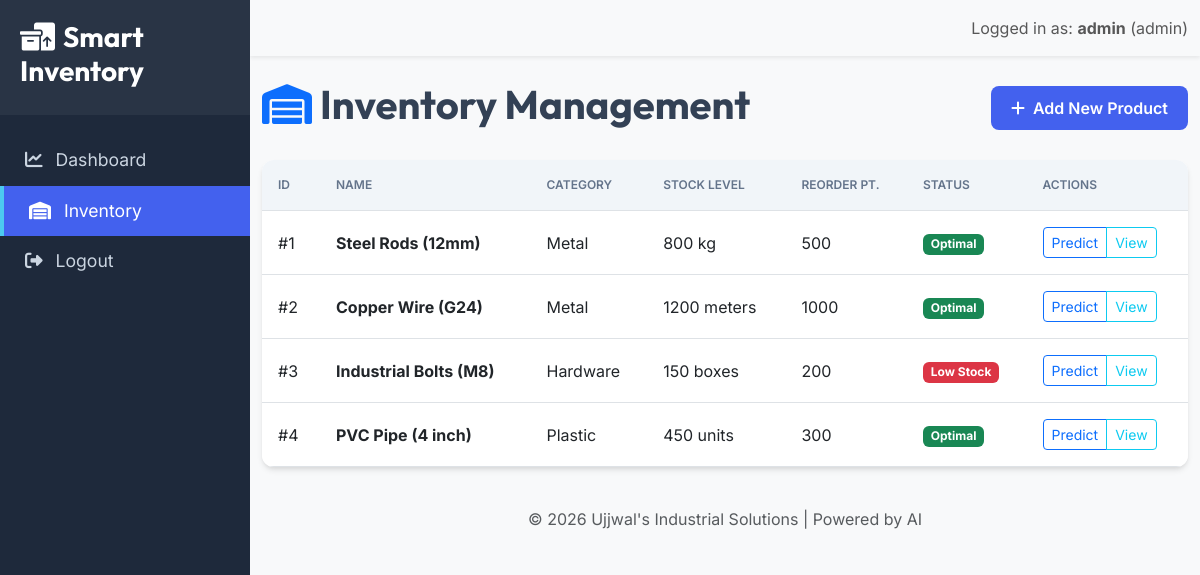
The page /inventory (signed in) on the database its author committed.
### app/models.py (models this page shows, shortened)
class User(UserMixin, db.Model):
    __tablename__ = 'users'
    id = db.Column(db.Integer, primary_key=True)
    username = db.Column(db.String(80), unique=True, nullable=False, index=True)
    password_hash = db.Column(db.String(255), nullable=False)
    role = db.Column(db.String(20), nullable=False, default='viewer')
    created_at = db.Column(db.DateTime, default=datetime.utcnow)

class Product(db.Model):
    __tablename__ = 'products'
    id = db.Column(db.Integer, primary_key=True)
    name = db.Column(db.String(200), unique=True, nullable=False, index=True)
    category = db.Column(db.String(100), nullable=False)
    unit = db.Column(db.String(50), nullable=False, default='units')
    reorder_point = db.Column(db.Integer, nullable=False, default=100)
    lead_time_days = db.Column(db.Integer, nullable=False, default=7)
    created_at = db.Column(db.DateTime, default=datetime.utcnow)
    inventory = db.relationship('Inventory', backref='product', lazy=True, cascade='all, delete-orphan')
    sales = db.relationship('Sales', backref='product', lazy=True, cascade='all, delete-orphan')
    predictions = db.relationship('Prediction', backref='product', lazy=True, cascade='all, delete-orphan')

class Inventory(db.Model):
    __tablename__ = 'inventory'
    id = db.Column(db.Integer, primary_key=True)
    product_id = db.Column(db.Integer, db.ForeignKey('products.id'), unique=True, nullable=False)
    quantity_in_stock = db.Column(db.Integer, nullable=False, default=0)
    warehouse_location = db.Column(db.String(100), default='Main Warehouse')
    last_updated = db.Column(db.DateTime, default=datetime.utcnow, onupdate=datetime.utcnow)

### app/routes/inventory.py (the view)
@inventory_bp.route('/inventory')
@login_required
def inventory_list():
    products = Product.query.all()
    return render_template('inventory.html', products=products)

### app/__init__.py (called while the page is built)
def create_app():
    app = Flask(__name__)
    app.config.from_object(Config)
    db.init_app(app)
    login_manager = LoginManager()
    login_manager.login_view = 'auth.login'
    login_manager.init_app(app)
    @login_manager.user_loader
    def load_user(user_id):
        return User.query.get(int(user_id))
    from .routes.auth import auth_bp
    from .routes.inventory import inventory_bp
    app.register_blueprint(auth_bp)
    app.register_blueprint(inventory_bp)
    with app.app_context():
        db.create_all()
    return app

### app/templates/inventory.html (shortened to what this page needs)
{% extends "base.html" %}
{% block content %}
<div class="d-flex justify-content-between align-items-center mb-4">
    <h1><i class="fas fa-warehouse me-2 text-primary"></i>Inventory Management</h1>
    <button class="btn btn-primary" data-bs-toggle="modal" data-bs-target="#addProductModal">
        <i class="fas fa-plus me-2"></i>Add New Product
    </button>
</div>
<div class="card">
    <div class="card-body p-0">
        <div class="table-responsive">
            <table class="table table-hover mb-0">
                <thead>
                    <tr>
                        <th>ID</th>
                        <th>Name</th>
                        <th>Category</th>
                        <th>Stock Level</th>
                        <th>Reorder Pt.</th>
                        <th>Status</th>
                        <th>Actions</th>
                    </tr>
                </thead>
                <tbody>
                    {% for product in products %}
                    <tr>
                        <td>#{{ product.id }}</td>
                        <td><strong>{{ product.name }}</strong></td>
                        <td>{{ product.category }}</td>
                        <td>{{ product.inventory[0].quantity_in_stock if product.inventory else 0 }} {{ product.unit }}</td>
                        <td>{{ product.reorder_point }}</td>
                        <td>
                            {% set stock = product.inventory[0].quantity_in_stock if product.inventory else 0 %}
                            {% if stock <= product.reorder_point %}
                            <span class="badge bg-danger">Low Stock</span>
                            {% else %}
                            <span class="badge bg-success">Optimal</span>
                            {% endif %}
                        </td>
                        <td>
                            <div class="btn-group">
                                <a href="{{ url_for('inventory.predict', product_id=product.id) }}" class="btn btn-sm btn-outline-primary">Predict</a>
                                <a href="{{ url_for('inventory.view_prediction', product_id=product.id) }}" class="btn btn-sm btn-outline-info">View</a>
                            </div>
                        </td>
                    </tr>
                    {% else %}
                    <tr>
                        <td colspan="7" class="text-center py-5 text-muted">No products found. Add your first product to get started.</td>
                    </tr>
                    {% endfor %}
                </tbody>
            </table>
        </div>
    </div>
</div>
{% endblock %}

### app/templates/base.html (shortened to what this page needs)
<!DOCTYPE html>
<html lang="en">
<head>
    <link href="https://cdn.jsdelivr.net/npm/bootstrap@5.3.0/dist/css/bootstrap.min.css" rel="stylesheet">
    <link rel="stylesheet" href="https://cdnjs.cloudflare.com/ajax/libs/font-awesome/6.4.0/css/all.min.css">
    <link rel="stylesheet" href="{{ url_for('static', filename='css/style.css') }}">
</head>
<body>
    <div class="wrapper">
        {% if current_user.is_authenticated %}
        <nav id="sidebar" class="sidebar">
            <div class="sidebar-header">
                <h3><i class="fas fa-boxes-packing me-2"></i>Smart Inventory</h3>
            </div>
            <ul class="list-unstyled components">
                <li class="{% if request.endpoint == 'inventory.dashboard' %}active{% endif %}">
                    <a href="{{ url_for('inventory.dashboard') }}"><i class="fas fa-chart-line me-2"></i> Dashboard</a>
                </li>
                <li class="{% if request.endpoint == 'inventory.inventory_list' %}active{% endif %}">
                    <a href="{{ url_for('inventory.inventory_list') }}"><i class="fas fa-warehouse me-2"></i> Inventory</a>
                </li>
                <li>
                    <a href="{{ url_for('auth.logout') }}"><i class="fas fa-sign-out-alt me-2"></i> Logout</a>
                </li>
            </ul>
        </nav>
        {% endif %}
        <div id="content" class="{% if current_user.is_authenticated %}with-sidebar{% endif %}">
            <nav class="navbar navbar-expand-lg navbar-light bg-light shadow-sm mb-4">
                <div class="container-fluid">
                    {% if current_user.is_authenticated %}
                    <span class="navbar-text ms-auto">
                        Logged in as: <strong>{{ current_user.username }}</strong> ({{ current_user.role }})
                    </span>
                    {% else %}
                    <a class="navbar-brand" href="/">Smart Inventory AI</a>
                    {% endif %}
                </div>
            </nav>
            <div class="container">
                {% block content %}{% endblock %}
            </div>
            <footer class="footer mt-auto py-3 bg-light text-center">
                <div class="container">
                    <span class="text-muted">© 2026 {{ config.COMPANY_NAME }} | Powered by AI</span>
                </div>
            </footer>
        </div>
    </div>
</body>
</html>

### app/static/css/style.css (style rules this page uses)
:root { --primary-color: #4361ee; --secondary-color: #3f37c9; --success-color: #4cc9f0; --danger-color: #f72585; --warning-color: #fb8500; --bg-color: #f8f9fa; --card-bg: #ffffff; --sidebar-bg: #1e293b; --text-main: #334155; --text-muted: #64748b; --font-family: 'Inter', sans-serif; --font-heading: 'Outfit', sans-serif; }
body { font-family: var(--font-family); background-color: var(--bg-color); color: var(--text-main); }
h1, h2, h3, h4, .sidebar-header h3 { font-family: var(--font-heading); font-weight: 700; }
.wrapper { display: flex; min-height: 100vh; }
.sidebar { min-width: 250px; max-width: 250px; background-color: var(--sidebar-bg); color: #fff; transition: all 0.3s; height: 100vh; position: fixed; z-index: 1000; }
.sidebar-header { padding: 20px; background: rgba(255, 255, 255, 0.05); }
.sidebar ul.components { padding: 20px 0; }
.sidebar ul li a { padding: 12px 25px; font-size: 1.1em; display: block; color: #cbd5e1; text-decoration: none; transition: 0.3s; }
.sidebar ul li a:hover, .sidebar ul li.active > a { color: #fff; background: var(--primary-color); border-left: 4px solid var(--success-color); }
#content.with-sidebar { width: calc(100% - 250px); margin-left: 250px; padding: 0; transition: all 0.3s; }
.card { border: none; border-radius: 12px; box-shadow: 0 4px 6px -1px rgba(0, 0, 0, 0.1), 0 2px 4px -1px rgba(0, 0, 0, 0.06); margin-bottom: 24px; }
.table { border-radius: 12px; overflow: hidden; }
.table thead th { background-color: #f1f5f9; font-weight: 600; color: var(--text-muted); text-transform: uppercase; font-size: 0.75rem; padding: 16px; }
.table tbody td { padding: 16px; vertical-align: middle; }
.btn-primary { background-color: var(--primary-color); border: none; padding: 10px 20px; font-weight: 600; border-radius: 8px; }

### rows shown on the page
User: username "admin", role "admin"
Product: id "1", name "Steel Rods (12mm)", category "Metal", quantity_in_stock "800", unit "kg", reorder_point "500", shows "Optimal"
Product: id "2", name "Copper Wire (G24)", category "Metal", quantity_in_stock "1200", unit "meters", reorder_point "1000", shows "Optimal"
Product: id "3", name "Industrial Bolts (M8)", category "Hardware", quantity_in_stock "150", unit "boxes", reorder_point "200", shows "Low Stock"
Product: id "4", name "PVC Pipe (4 inch)", category "Plastic", quantity_in_stock "450", unit "units", reorder_point "300", shows "Optimal"

### other values the page prints
{{ config.COMPANY_NAME }} "Ujjwal's Industrial Solutions"
